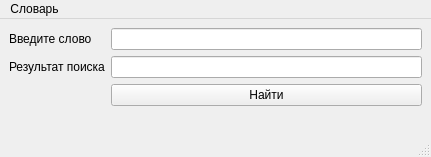
<?xml version="1.0" encoding="UTF-8"?>
<ui version="4.0">
 <class>MainWindow</class>
 <widget class="QMainWindow" name="MainWindow">
  <property name="geometry">
   <rect>
    <x>0</x>
    <y>0</y>
    <width>431</width>
    <height>157</height>
   </rect>
  </property>
  <property name="windowTitle">
   <string>MainWindow</string>
  </property>
  <widget class="QWidget" name="centralwidget">
   <layout class="QHBoxLayout" name="horizontalLayout">
    <item>
     <layout class="QFormLayout" name="formLayout">
      <item row="0" column="1">
       <widget class="QLineEdit" name="lineEdit"/>
      </item>
      <item row="0" column="0">
       <widget class="QLabel" name="label">
        <property name="text">
         <string>Введите слово</string>
        </property>
       </widget>
      </item>
      <item row="1" column="1">
       <widget class="QLineEdit" name="lineEdit_2">
        <property name="enabled">
         <bool>true</bool>
        </property>
       </widget>
      </item>
      <item row="1" column="0">
       <widget class="QLabel" name="label_2">
        <property name="text">
         <string>Результат поиска</string>
        </property>
       </widget>
      </item>
      <item row="2" column="1">
       <widget class="QPushButton" name="pushButton">
        <property name="text">
         <string>Найти</string>
        </property>
       </widget>
      </item>
     </layout>
    </item>
   </layout>
  </widget>
  <widget class="QMenuBar" name="menubar">
   <property name="geometry">
    <rect>
     <x>0</x>
     <y>0</y>
     <width>431</width>
     <height>22</height>
    </rect>
   </property>
   <widget class="QMenu" name="menu">
    <property name="title">
     <string>Словарь</string>
    </property>
    <addaction name="action_4"/>
    <addaction name="action_2"/>
    <addaction name="action_3"/>
   </widget>
   <addaction name="menu"/>
  </widget>
  <widget class="QStatusBar" name="statusbar"/>
  <action name="action_2">
   <property name="text">
    <string>Создать</string>
   </property>
  </action>
  <action name="action_3">
   <property name="text">
    <string>Добавить</string>
   </property>
  </action>
  <action name="action_4">
   <property name="text">
    <string>Открыть</string>
   </property>
  </action>
 </widget>
 <resources/>
 <connections/>
</ui>
